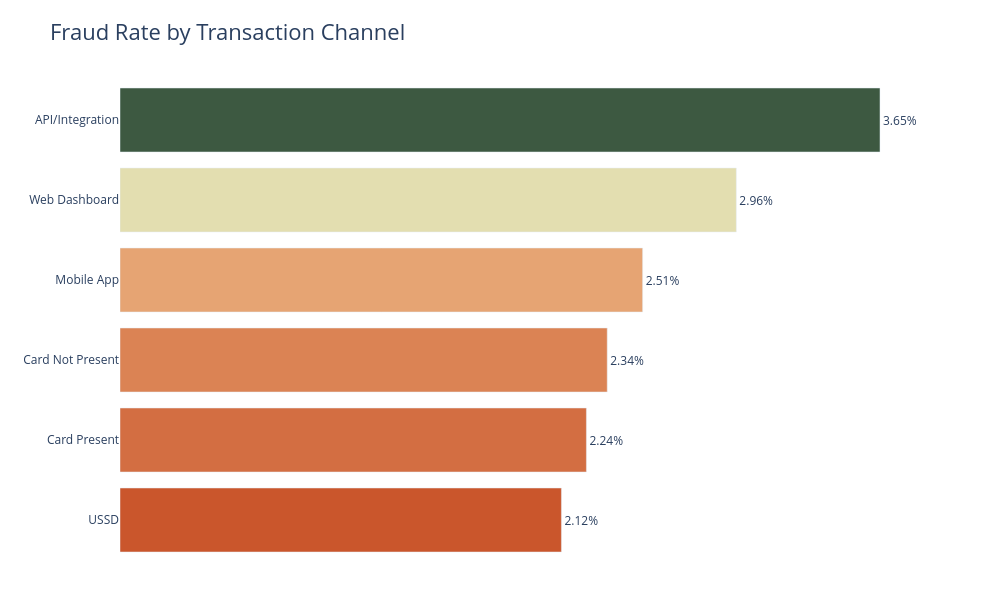

The cell this chart's notebook holds for it:
### Markdown cell above
### Accounting for Fraud by Channel

### Code cell
# check for channels of high fraud rate
channel_fraud = (finlora_data.groupby("channel")["is_fraud"].agg(transactions="count", fraud_cases="sum", fraud_rate="mean"))
channel_fraud["fraud_rate_%"] = (channel_fraud["fraud_rate"].round(4) * 100)
channel_fraud = channel_fraud.sort_values("fraud_rate_%", ascending=False)

print(channel_fraud)

channel_fraud_plot = (channel_fraud.reset_index().sort_values("fraud_rate_%", ascending=True))

# create the plot
fig = px.bar(
    channel_fraud_plot,
    x="fraud_rate_%",
    y="channel",
    orientation="h",
    title="Fraud Rate by Transaction Channel",
    labels={"fraud_rate_%": "Fraud Rate (%)", "channel": "Transaction Channel"},
    text="fraud_rate_%",
    color="fraud_rate_%",
    color_continuous_scale="fall_r")

fig.update_traces(
    texttemplate="%{text:.2f}%", textposition="outside")

fig.update_layout(plot_bgcolor="white", paper_bgcolor="white", width=1000, height=600, title_font_size=22,

    # Hide horizontal scale
    xaxis=dict(visible=False, showgrid=False,  zeroline=False),

    # Keep channel labels
    yaxis=dict(showgrid=False, title=None),

    # Remove colour scale on the right
    coloraxis_showscale=False,

    # Reduce unnecessary margins
    margin=dict(l=120, r=80, t=80, b=40))

fig.show()

### Figure 1 — Plotly figure (JSON) as saved in the notebook; plotly's stock layout.template omitted (floating-point values rounded to 4 significant figures)
{"data": [{"hovertemplate": "Fraud Rate (%)=%{marker.color}<br>Transaction Channel=%{y}<extra></extra>", "legendgroup": "", "marker": {"color": [2.12, 2.24, 2.34, 2.51, 2.96, 3.65], "coloraxis": "coloraxis", "pattern": {"shape": ""}}, "name": "", "orientation": "h", "showlegend": false, "text": [2.12, 2.24, 2.34, 2.51, 2.96, 3.65], "textposition": "outside", "texttemplate": "%{text:.2f}%", "type": "bar", "x": [2.12, 2.24, 2.34, 2.51, 2.96, 3.65], "xaxis": "x", "y": ["USSD", "Card Present", "Card Not Present", "Mobile App", "Web Dashboard", "API/Integration"], "yaxis": "y"}], "layout": {"barmode": "relative", "coloraxis": {"autocolorscale": false, "colorbar": {"title": {"text": "Fraud Rate (%)"}}, "colorscale": [[0, "rgb(202, 86, 44)"], [0.1667, "rgb(222, 138, 90)"], [0.3333, "rgb(237, 187, 138)"], [0.5, "rgb(246, 237, 189)"], [0.6667, "rgb(181, 185, 145)"], [0.8333, "rgb(119, 136, 104)"], [1, "rgb(61, 89, 65)"]], "showscale": false}, "height": 600, "legend": {"tracegroupgap": 0}, "margin": {"b": 40, "l": 120, "r": 80, "t": 80}, "paper_bgcolor": "white", "plot_bgcolor": "white", "title": {"font": {"size": 22}, "text": "Fraud Rate by Transaction Channel"}, "width": 1000, "xaxis": {"anchor": "y", "domain": [0, 1], "showgrid": false, "title": {"text": "Fraud Rate (%)"}, "visible": false, "zeroline": false}, "yaxis": {"anchor": "x", "domain": [0, 1], "showgrid": false, "title": {}}}}
